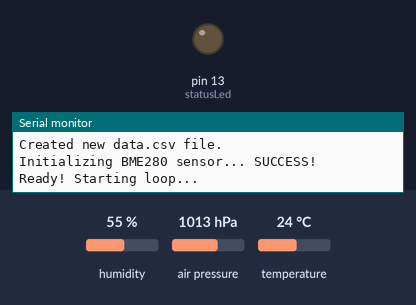
Simulated run of this sketch. Board: Arduino Uno, built with avr-gcc and run on an emulated ATmega328P. Parts: output pins drawn as LEDs (lit = HIGH), the last lines printed to the serial monitor. The inputs (shaded band) are chosen by the test bench; at power-on: humidity 55 %, air pressure 1013 hPa, temperature 24 °C. Storage starts empty.

Above: at 5.0 s.
At 10.11 s:
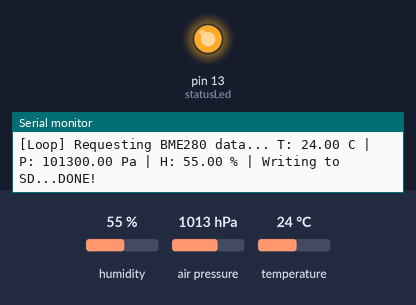
Timing chart, 0 to 13.1 s (numbered marks = the images above):
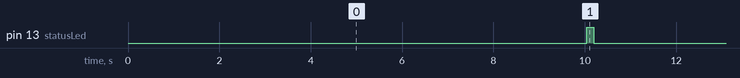

The sketch:

P_T_RH_Sensor_Initial.ino
```cpp
#include <SPI.h>
#include <SD.h>
#include <Adafruit_BME280.h>

const int chipSelect = 10;
const int statusLed = 13;

const int time_step = 10000;

Adafruit_BME280 bme;
float lastT, lastP, lastH;

File myFile;
unsigned long lastLogTime = 0;
int lineCounter = 1;

void setup() {
  Serial.begin(9600);

  pinMode(statusLed, OUTPUT);
  Serial.println(F("--- SYSTEM STARTUP ---"));

  Serial.print(F("Initializing SD card... "));
  if (!SD.begin(chipSelect)) {
    Serial.println(F("FAILED!"));
    while (1);
  }
  Serial.println(F("SUCCESS!"));
  if (!SD.exists("data.csv")) {
    myFile = SD.open("data.csv", FILE_WRITE);
    if (myFile) {
      myFile.println(F("Time (seconds),Temperature (C),Pressure (Pa),Humidity (%)"));
      myFile.close();
      Serial.println(F("Created new data.csv file."));
    }
  } else {
    Serial.println(F("Found existing data.csv file."));
  }

  Serial.print(F("Initializing BME280 sensor... "));
  int status = bme.begin(0x76);
  if (!status) {
    Serial.println(F("FAILED! Check wiring. Freezing system."));
    while (1);
  }
  Serial.println(F("SUCCESS!"));

  Serial.println(F("Ready! Starting loop...\n"));
}
void loop() {
  if (millis() - lastLogTime >= time_step) {
    lastLogTime = millis();
    Serial.print(F("[Loop] Requesting BME280 data... "));

    lastT = bme.readTemperature();
    lastP = bme.readPressure();
    lastH = bme.readHumidity();

    int secondsPassed = lineCounter * (time_step / 1000);

    Serial.print(F("T: ")); Serial.print(lastT); Serial.print(F(" C | "));
    Serial.print(F("P: ")); Serial.print(lastP); Serial.print(F(" Pa | "));
    Serial.print(F("H: ")); Serial.print(lastH); Serial.print(F(" % | Writing to SD..."));

    myFile = SD.open("data.csv", FILE_WRITE);
    if (myFile) {
      myFile.print(secondsPassed);
      myFile.print(",");
      myFile.print(lastT);
      myFile.print(",");
      myFile.print(lastP);
      myFile.print(",");
      myFile.println(lastH);
      myFile.close();

      lineCounter++;
      Serial.println(F("DONE!"));

      digitalWrite(statusLed, HIGH);
      delay(150);
      digitalWrite(statusLed, LOW);
    } else {
      Serial.println(F("SD WRITE ERROR!"));
    }
  }
}
```

Measured:
- by itself, pin 13 (statusLed): alternates HIGH for 0.15 s and LOW for 9.9 s
